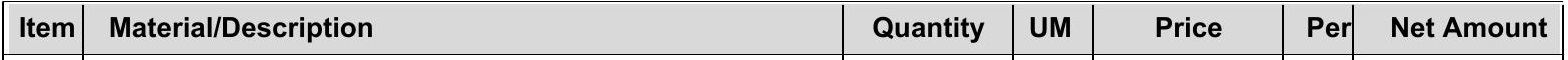
#> input picture AI_Engine/Config/JD REMAN/header.jpg, 1568 x 60 px, found by its file name
$ python selectorRegion.py
#> lines starting #> are read from the running program, lines starting #| are printed output that depends on the picture
# -*- coding: utf-8 -*-
"""
Created on Tue Mar 29 11:25:17 2022

@author: W8DE5P2
"""

import cv2 as cv
from AI_Engine.sample import modulo_basic_functions as mod_basic
import sys
import os
import json


def draw_rectangle(event, x, y, flags, param):
    """
    Mouse callback function
    """
    global ix, iy, fx, fy, isDrawing, img_to_show, img_original_resized
    if event == cv.EVENT_LBUTTONDOWN:
        isDrawing = True
        ix, iy = x, y
    elif event == cv.EVENT_MOUSEMOVE:
        if isDrawing is True:
            img_to_show = img_original_resized.copy()
            cv.rectangle(img_to_show, (ix, iy), (x, y), (0, 255, 0), 2)
    elif event == cv.EVENT_LBUTTONUP:
        img_to_show = img_original_resized.copy()
        isDrawing = False
        fx, fy = x, y
        cv.rectangle(img_to_show, (ix, iy), (x, y), (255, 0, 255), 2)


def field_selection():
    """
    Funcion que permite seleccion en una ventana
    """
    global ix, iy, fx, fy, img_to_show

    # Inicializacion de variables
    ix, iy, fx, fy = -1, -1, -1, -1

    # Actualizo la imagen y escucho los input
    while (1):
        cv.imshow(PedidosWindow, img_to_show)
        k = cv.waitKey(1) & 0xFF
        if k == 27:  # esc
            exit_program("El usuario interrumpido la aplicacion")
        elif k == 13:  # enter
            # Compruebo si ha seleccionado un area
            if (ix, iy, fx, fy) == (-1, -1, -1, -1):
                print("Seleccione un area")
            else:
                break
    # Ajusto los puntos
    if iy > fy:
        iy, fy = fy, iy
    if ix > fx:
        ix, fx = fx, ix
    ix = 0 if ix < 0 else ix
    iy = 0 if iy < 0 else iy
    fx = shape_resized[1] - 1 if fx >= shape_resized[1] else fx
    fy = shape_resized[0] - 1 if fy >= shape_resized[0] else fy

    # Redimensiono los puntos a la imagen original
    ratioH = shape_original[0] / shape_resized[0]
    ratioW = shape_original[1] / shape_resized[1]
    ix, iy = round(ix * ratioW), round(iy * ratioH)
    fx, fy = round(fx * ratioW), round(fy * ratioH)
    return ix, iy, fx, fy


def exit_program(message):
    """
    Funcion auxiliar para cerrar la aplicacion
    """
    cv.destroyAllWindows()
    sys.exit(message)


def file_reading(path, pag_num):
#> called with pag_num = 2
    if os.path.splitext(path)[1].lower() == ".pdf":
        img_list = mod_basic.pdf_to_img(path)
        img = img_list[pag_num - 1]
    else:
        img = cv.imread(path)
#> img is the input picture: shape (60, 1568, 3); min 0, max 255, mean 198.5
    return img


# %% Constantes globales
CoordinatesFile = "coordinates.json"
PedidosWindow = 'PDF pedidos'

# %% Variables globales
isDrawing = False  # true if mouse is pressed
ix, iy = -1, -1
fx, fy = -1, -1
img_to_show, img_original_resized = None, None

# %% Definicion variables
path_root = r"C:\Users\W8DE5P2\OneDrive-Deere&Co\OneDrive - Deere & Co\Desktop\Proveedores"
path = r"CLIIENTES JOHN DEERE\Thyssenkrupp Campo Limpo\header.jpg"
path = r"orders_history\Thyssen Krupp Cranks_5500044982_DZ104463"
path = r"extra\Thyssenkrupp Campo Limpo"
path = r"CLIIENTES JOHN DEERE\Thyssenkrupp Campo Limpo"
path = r"extra\Thyssenkrupp Campo Limpo\20-04-2022_09h-22m.pdf"
path = r"orders_history\ESP INTERNATIONAL_1223728_R116529\10-02-2022_09h-13m.pdf"
path = os.path.join(path_root, path)
path = r"C:\Users\W8DE5P2\OneDrive-Deere&Co\OneDrive - Deere & Co\Desktop\Proveedores\CLIIENTES JOHN DEERE\JD REMAN\t76.pdf"
path = r"C:\Users\W8DE5P2\OneDrive-Deere&Co\OneDrive - Deere & Co\Desktop\Proyectos\Bot-Creacion-de-Pedidos\AI_Engine\Config\JD REMAN\header.jpg"
pagNum = 2

# Lectura archivo
img_original = file_reading(path, pagNum)

# Calculos las dimensiones
shape_original = img_original.shape[:2]  # height, width
#> shape_original = (60, 1568)
height = 100
shape_resized = (height, round((shape_original[1] / shape_original[0]) * height))
#> shape_resized = (100, 2613)

# Resize de la imagen original
img_original_resized = cv.resize(img_original, (shape_resized[1], shape_resized[0]), interpolation=cv.INTER_AREA)
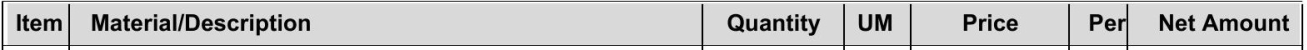
#> img_original_resized: shape (100, 2613, 3) (shown at 1/2 size); min 0, max 255, mean 198.5

# Creacion imagen a mostrar por pantalla
img_to_show = img_original_resized.copy()

# Creacion de ventana y asignacion de eventos
cv.namedWindow(PedidosWindow)
cv.imshow(PedidosWindow, img_to_show)
cv.waitKey(1)
cv.setMouseCallback(PedidosWindow, draw_rectangle)

print("Selecciona las coordenadas:")
coordenadas = field_selection()
#> (key Esc is pressed here)
#> (the run stopped early here; a loop or call above may not have finished)
